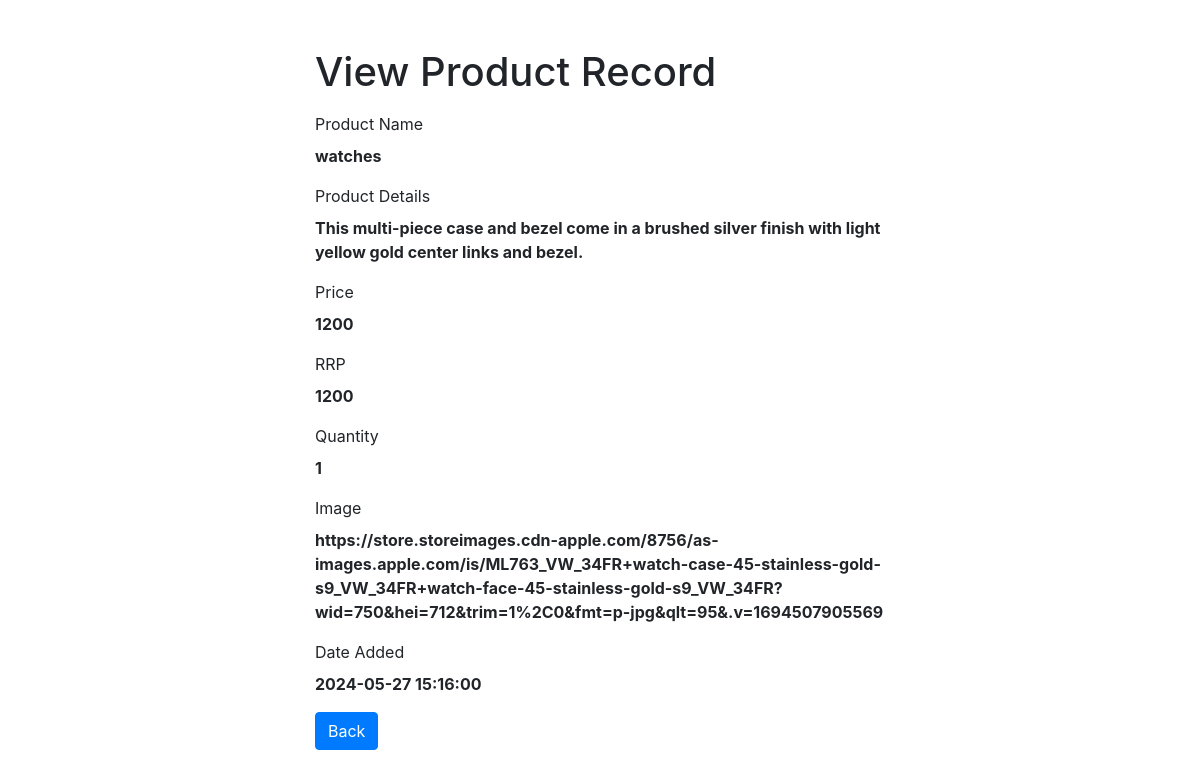
The page /it28-admin/public/inventory/read.php?id=13 on the database its author committed.
### tables this page shows
CREATE TABLE `products` (
  `id` int(11) NOT NULL,
  `title` varchar(200) NOT NULL,
  `description` text NOT NULL,
  `price` decimal(10,0) NOT NULL,
  `rrp` decimal(10,0) NOT NULL DEFAULT 0,
  `quantity` int(11) NOT NULL,
  `img` text NOT NULL,
  `date_added` datetime NOT NULL DEFAULT current_timestamp()
);

### it28-admin/public/inventory/read.php (the view, shortened to what this page needs)
<?php
if(isset($_GET["id"]) && !empty(trim($_GET["id"]))){
    require_once "../../db/config.php";
    $sql = "SELECT * FROM products WHERE id = :id";
    if($stmt = $pdo->prepare($sql)){
        $stmt->bindParam(":id", $param_id);
        if($stmt->execute()){
            if($stmt->rowCount() == 1){
                $row = $stmt->fetch(PDO::FETCH_ASSOC);
                $product_name = $row["title"];
                $product_details = $row["description"];
                $product_price = $row["price"];
                $product_rrp = $row["rrp"];
                $product_quantity = $row["quantity"];
                $product_img = $row["img"];
                $date_added = $row["date_added"];
            } else{
                header("location: ../public/error.php");
                exit();
            }
        } else{
            echo "Oops! Something went wrong. Please try again later.";
        }
    }
} else{
    header("location: ../public/error.php");
    exit();
}
?>
<!DOCTYPE html>
<html lang="en">
<head>
    <link rel="stylesheet" href="https://stackpath.bootstrapcdn.com/bootstrap/4.5.2/css/bootstrap.min.css">
</head>
<body>
    <div class="wrapper">
        <div class="container-fluid">
            <div class="row">
                <div class="col-md-12">
                    <h1 class="mt-5 mb-3">View Product Record</h1>
                    <div class="form-group">
                        <label>Product Name</label>
                        <p><b><?php echo htmlspecialchars($product_name); ?></b></p>
                    </div>
                    <div class="form-group">
                        <label>Product Details</label>
                        <p><b><?php echo htmlspecialchars($product_details); ?></b></p>
                    </div>
                    <div class="form-group">
                        <label>Price</label>
                        <p><b><?php echo htmlspecialchars($product_price); ?></b></p>
                    </div>
                    <div class="form-group">
                        <label>RRP</label>
                        <p><b><?php echo htmlspecialchars($product_rrp); ?></b></p>
                    </div>
                    <div class="form-group">
                        <label>Quantity</label>
                        <p><b><?php echo htmlspecialchars($product_quantity); ?></b></p>
                    </div>
                    <div class="form-group">
                        <label>Image</label>
                        <p><b><?php echo htmlspecialchars($product_img); ?></b></p>
                    </div>
                    <div class="form-group">
                        <label>Date Added</label>
                        <p><b><?php echo htmlspecialchars($date_added); ?></b></p>
                    </div>
                    <p><a href="../products.php" class="btn btn-primary">Back</a></p>
                </div>
            </div>
        </div>
    </div>
</body>
</html>

### it28-admin/public/inventory/read.php (style rules this page uses)
.wrapper { width: 600px; margin: 0 auto; }

### rows shown on the page
products: title "watches", description "This multi-piece case and bezel come in a brushed silver finish with light yellow gold center links and bezel.", price "1200", rrp "1200", quantity "1", img "https://store.storeimages.cdn-apple.com/8756/as-images.apple.com/is/ML763_VW_34FR+watch-case-45-stainless-gold-s9_VW_34FR+watch-face-45-stainless-gold-s9_VW_34FR?wid=750&hei=712&trim=1%2C0&fmt=p-jpg&qlt=95&.v=1694507905569", date_added "2024-05-27 15:16:00"
